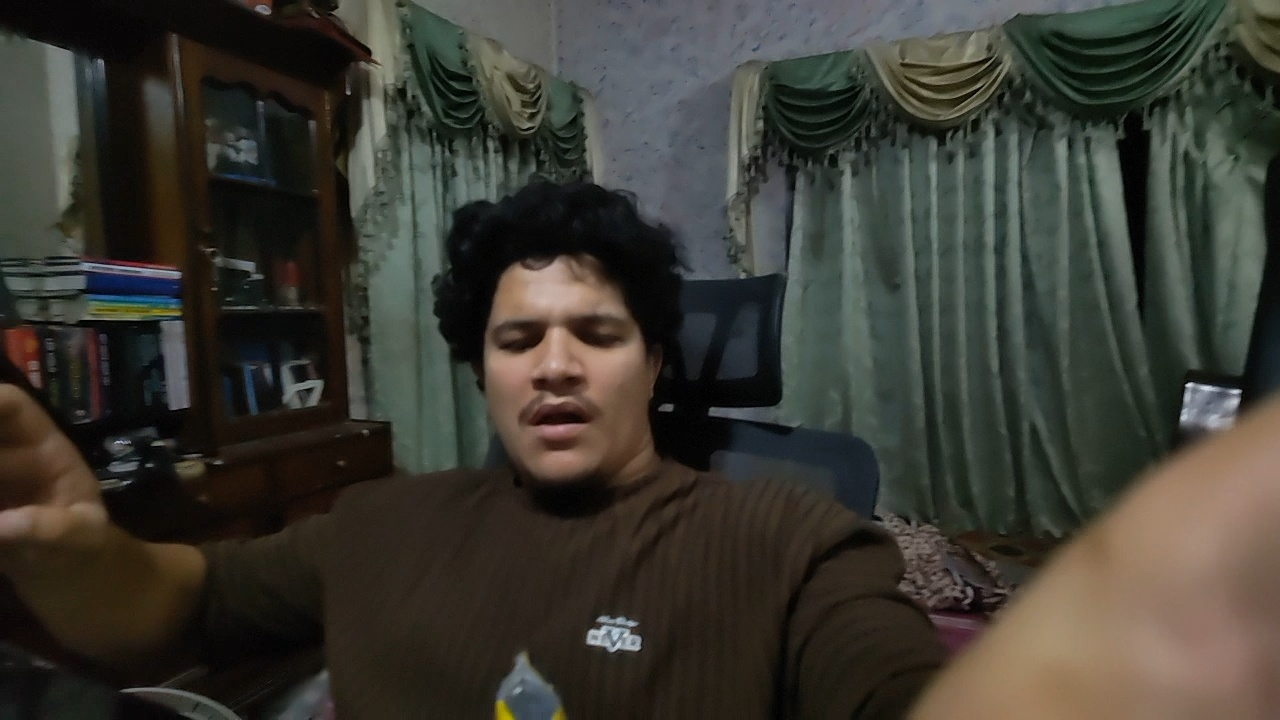
#> input picture surveillance-deep-tracking/safety_events/violation_0_PPE_2026-07-05_00-49-06.jpg, 1280 x 720 px
$ python -i shadowstrike_AI.py   (imports and definitions only)
#> lines starting #> are read from the running program, lines starting #| are printed output that depends on the picture
"""
╔══════════════════════════════════════════════════════════════╗
║          ShadowStrike AI — Next-Gen Boxing Game              ║
║  Real-body motion detection via OpenCV Optical Flow          ║
║  Requires: Python, OpenCV, NumPy, Pygame                     ║
║  No external model files needed — fully self-contained!      ║
╚══════════════════════════════════════════════════════════════╝

CONTROLS (keyboard fallback if no camera):
  SPACE / V  — Punch (or throw real punches at camera)
  Z / B      — Dodge (or sway body left/right)
  1 / 2 / 3  — Select difficulty on menu
  ENTER      — Confirm / advance
  Q / ESC    — Quit

MOTION CONTROLS (when camera is detected):
  • Throw fast arm movements toward camera → PUNCH
  • Sway body left or right              → DODGE
  • Duck / crouch                        → DUCK DODGE
"""

import cv2
import numpy as np
import pygame
import math
import time
import random
import sys
from collections import deque
from dataclasses import dataclass, field
from typing import Optional, Tuple, List, Dict

# ═══════════════════════════════════════════════════════════════
#  CONSTANTS
# ═══════════════════════════════════════════════════════════════
WIN_W, WIN_H   = 1280, 720
CAM_W, CAM_H   = 640,  480
GAME_FPS       = 60
ROUND_DURATION = 90        # seconds per round
MAX_ROUNDS     = 3

# Colours
C_BG     = (8,   12,  22)
C_RED    = (220, 50,  50)
C_BLUE   = (50,  120, 220)
C_GREEN  = (50,  200, 100)
C_YELLOW = (255, 220, 50)
C_WHITE  = (255, 255, 255)
C_ORANGE = (255, 140, 30)
C_PURPLE = (180, 60,  220)
C_CYAN   = (0,   230, 230)
C_DARK   = (15,  18,  30)
C_GREY   = (100, 100, 120)
C_FLASH  = (255, 255, 200)
C_GOLD   = (255, 200, 50)

# Stamina
STAMINA_MAX        = 100.0
STAMINA_REGEN      = 14.0    # per second
STAMINA_PUNCH_COST = 10.0
STAMINA_DODGE_COST = 8.0
COMBO_WINDOW       = 0.9     # seconds between punches to extend combo

# Motion thresholds
OPTICAL_FLOW_PUNCH_THRESH = 18.0   # magnitude threshold for punch detection
REGION_MOTION_PUNCH_THRESH = 0.08  # fraction of region pixels in motion
DODGE_CENTROID_SHIFT       = 0.07  # fraction of frame width for dodge
DODGE_DUCK_SHIFT           = 0.06  # fraction of frame height for duck


# ═══════════════════════════════════════════════════════════════
#  SOUND MANAGER  (procedurally generated — zero external files)
# ═══════════════════════════════════════════════════════════════
class SoundManager:
    # [79 lines left out: functions __init__, _synth, _gen_all, play, loop, stop, not called in this run]


# ═══════════════════════════════════════════════════════════════
#  PARTICLE SYSTEM
# ═══════════════════════════════════════════════════════════════
@dataclass
class Particle:
    x: float; y: float
    vx: float; vy: float
    life: float; max_life: float
    color: Tuple; size: float
    kind: str = "spark"   # spark | ring | streak

class ParticleSystem:
    def __init__(self):
        self.pool: List[Particle] = []

    # [54 lines left out: functions emit_hit, emit_combo, emit_dodge, emit_streak, update, draw, not called in this run]


# ═══════════════════════════════════════════════════════════════
#  FLOATING TEXT
# ═══════════════════════════════════════════════════════════════
@dataclass
class FloatText:
    text: str; x: float; y: float
    color: Tuple; life: float; max_life: float; size: int = 28

class FloatTextSystem:
    def __init__(self):
        self._cache: Dict[int, pygame.font.Font] = {}
        self.items: List[FloatText] = []

    # [4 lines left out: function _f, not called in this run]

    def add(self, text, x, y, col=C_WHITE, life=1.0, size=28):
        self.items.append(FloatText(text, x, y, col, life, life, size))

    # [16 lines left out: functions update, draw, not called in this run]


# ═══════════════════════════════════════════════════════════════
#  OPENCV MOTION TRACKER  (optical flow + background subtraction)
# ═══════════════════════════════════════════════════════════════
class MotionTracker:
    """
    Detects punches and dodges using:
    1. Lucas-Kanade optical flow on feature points
    2. Per-region motion magnitude analysis
    3. Foreground centroid tracking for dodge/duck detection
    """
    LK_PARAMS = dict(
        winSize   = (15, 15),
        maxLevel  = 2,
        criteria  = (cv2.TERM_CRITERIA_EPS | cv2.TERM_CRITERIA_COUNT, 12, 0.03)
    )
    FEAT_PARAMS = dict(maxCorners=80, qualityLevel=0.25, minDistance=8, blockSize=7)

    def __init__(self, w=CAM_W, h=CAM_H, smooth=5):
        self.w, self.h    = w, h
        self._prev_gray   = None
        self._prev_pts    = None          # LK feature points
        self._bg_sub      = cv2.createBackgroundSubtractorMOG2(
                                history=40, varThreshold=45, detectShadows=False)
        self._smooth      = smooth
        # Velocity history per zone (left, right, centre)
        self._vel_hist: Dict[str, deque] = {
            "left":   deque(maxlen=smooth),
            "right":  deque(maxlen=smooth),
            "centre": deque(maxlen=smooth),
        }
        # Centroid history for dodge detection
        self._centroid_hist: deque = deque(maxlen=12)
        self._ref_centroid: Optional[Tuple] = None
        self._calib_frames  = 0
        self.calibrated     = False

        # Smoothed outputs
        self.motion_zones: Dict[str, float] = {"left": 0., "right": 0., "centre": 0.}
        self.centroid: Optional[Tuple] = None
        self.flow_magnitude: float = 0.0
        self.body_visible: bool = False
        self._no_body_frames = 0

    # ── ZONE BOUNDARIES ────────────────────────────────────────
    def _zones(self):
        """Return ROI slices: left fist, right fist, centre torso."""
        w, h = self.w, self.h
        return {
            "right":  (slice(0,    h//2),  slice(0,    w//3)),    # right fist (camera-mirrored)
            "left":   (slice(0,    h//2),  slice(2*w//3, w)),     # left fist
            "centre": (slice(h//4, 3*h//4), slice(w//4, 3*w//4)),  # torso
        }

    # ── MAIN PROCESS ───────────────────────────────────────────
    def process(self, frame_bgr: np.ndarray) -> None:
        frame = cv2.resize(frame_bgr, (self.w, self.h))
        frame = cv2.flip(frame, 1)          # mirror so left/right match player
        gray  = cv2.cvtColor(frame, cv2.COLOR_BGR2GRAY)
        gray  = cv2.GaussianBlur(gray, (5, 5), 0)

        # Background subtraction for foreground mask
        fg_mask = self._bg_sub.apply(frame)
        fg_mask = cv2.morphologyEx(fg_mask, cv2.MORPH_OPEN,
                                   np.ones((5,5), np.uint8))

        # Check if someone is in frame
        fg_ratio = np.sum(fg_mask > 0) / (self.w * self.h)
        self.body_visible = fg_ratio > 0.04

        if self.body_visible:
            self._no_body_frames = 0
            self._update_centroid(fg_mask)
        else:
            self._no_body_frames += 1

        # Optical flow for velocity
        if self._prev_gray is not None:
            self._update_optical_flow(gray, fg_mask)
        else:
            # First frame: seed feature points
            self._prev_pts = cv2.goodFeaturesToTrack(gray, mask=None, **self.FEAT_PARAMS)

        self._prev_gray = gray.copy()

        # Zone motion from background subtraction
        zones = self._zones()
        for name, (rs, cs) in zones.items():
            region = fg_mask[rs, cs]
            ratio  = np.sum(region > 0) / max(1, region.size)
            hist   = self._vel_hist[name]
            hist.append(ratio)
            self.motion_zones[name] = float(np.mean(hist)) if hist else 0.

        # Calibrate reference centroid (1.5s after first body seen)
        if self.body_visible and not self.calibrated:
            self._calib_frames += 1
            if self._calib_frames > 45:
                self.calibrated    = True
                self._ref_centroid = self.centroid
        elif self.calibrated and self._ref_centroid and self.centroid:
            # Slowly drift reference (prevents position lock)
            rx, ry = self._ref_centroid
            cx, cy = self.centroid
            self._ref_centroid = (rx * 0.992 + cx * 0.008,
                                   ry * 0.992 + cy * 0.008)

    # [26 lines left out: function _update_optical_flow, not called in this run]

    def _update_centroid(self, fg_mask):
        m = cv2.moments(fg_mask)
        if m["m00"] > 0:
            cx = m["m10"] / m["m00"]
            cy = m["m01"] / m["m00"]
            self._centroid_hist.append((cx / self.w, cy / self.h))
            if self._centroid_hist:
                xs = [p[0] for p in self._centroid_hist]
                ys = [p[1] for p in self._centroid_hist]
                self.centroid = (sum(xs)/len(xs), sum(ys)/len(ys))

    # ── HIGH-LEVEL QUERIES ──────────────────────────────────────
    # [44 lines left out: functions punch_velocity, dodge_direction, debug_frame, not called in this run]


# ═══════════════════════════════════════════════════════════════
#  PUNCH DETECTOR
# ═══════════════════════════════════════════════════════════════
class PunchDetector:
    # [35 lines left out: functions __init__, update, not called in this run]


# ═══════════════════════════════════════════════════════════════
#  DODGE DETECTOR
# ═══════════════════════════════════════════════════════════════
class DodgeDetector:
    # [15 lines left out: functions __init__, update, not called in this run]


# ═══════════════════════════════════════════════════════════════
#  AI OPPONENT
# ═══════════════════════════════════════════════════════════════
@dataclass
class AttackPattern:
    name: str; telegraph: float; damage: int
    stamina_cost: float; dodge_window: float

class AIOpponent:
    PATTERNS = [
        AttackPattern("jab",        0.42, 8,   5,  0.28),
        AttackPattern("cross",      0.55, 13,  8,  0.34),
        AttackPattern("hook",       0.68, 17, 12,  0.44),
        AttackPattern("uppercut",   0.78, 21, 15,  0.50),
        AttackPattern("body_shot",  0.60, 11,  8,  0.34),
        AttackPattern("combo_jab",  0.32,  7,  5,  0.20),
        AttackPattern("overhand",   0.85, 24, 18,  0.55),
    ]

    # [24 lines left out: function __init__, not called in this run]

    def set_round(self, rnd: int):
        self._aggression = min(0.95, 0.30 + 0.14*self.difficulty + 0.07*rnd)
        self._react      = max(0.05, 0.35 - self.difficulty*0.07 - rnd*0.02)

    # [182 lines left out: functions update, receive_hit, draw, _draw_ko, not called in this run]

    def get_hitbox(self) -> pygame.Rect:
        return pygame.Rect(int(self.x)-62, int(self.y)-238, 124, 248)


# ═══════════════════════════════════════════════════════════════
#  PLAYER
# ═══════════════════════════════════════════════════════════════
class Player:
    # [37 lines left out: functions __init__, update, do_punch, do_dodge, receive_hit, not called in this run]


# ═══════════════════════════════════════════════════════════════
#  HUD
# ═══════════════════════════════════════════════════════════════
class HUD:
    # [59 lines left out: functions __init__, _bar, draw, not called in this run]


# ═══════════════════════════════════════════════════════════════
#  SLOW-MO REPLAY
# ═══════════════════════════════════════════════════════════════
class ReplaySystem:
    # [6 lines left out: function __init__, not called in this run]

    def record(self, surf: pygame.Surface):
        t = pygame.transform.scale(surf, (WIN_W//4, WIN_H//4))
        self._buf.append(t.copy())

    # [20 lines left out: functions trigger, update_draw, not called in this run]


# ═══════════════════════════════════════════════════════════════
#  ARENA
# ═══════════════════════════════════════════════════════════════
class Arena:
    def __init__(self):
        self._bg = self._build()

    # [28 lines left out: functions _build, draw, not called in this run]


# ═══════════════════════════════════════════════════════════════
#  SCREEN STATES
# ═══════════════════════════════════════════════════════════════
class S:
    MENU      = "menu"
    FIGHTING  = "fighting"
    ROUND_END = "round_end"
    GAME_OVER = "game_over"


# ═══════════════════════════════════════════════════════════════
#  MAIN GAME
# ═══════════════════════════════════════════════════════════════
class ShadowStrikeAI:
    # [436 lines left out: functions __init__, _try_camera, _read_camera, _init_round, _kb_inputs, _update_fight and 9 more, not called in this run]


# ═══════════════════════════════════════════════════════════════
#  ENTRY POINT
# ═══════════════════════════════════════════════════════════════
# [18 lines not run here, left out]

>>> import cv2
>>> picture = cv2.imread('../surveillance-deep-tracking/safety_events/violation_0_PPE_2026-07-05_00-49-06.jpg')
#> picture is the input picture: shape (720, 1280, 3); mean B, G, R 50.2, 58, 59.4
>>> result = MotionTracker().process(picture)
#> in process, `frame = cv2.resize(frame_bgr, (self.w, self.h))`:
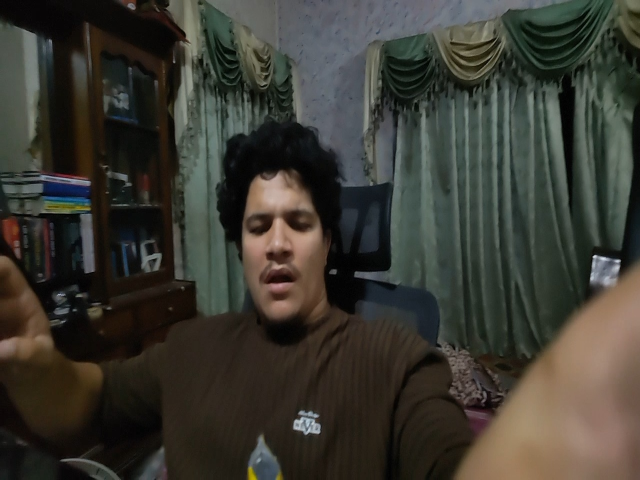
#> frame: shape (480, 640, 3); mean B, G, R 50.1, 58, 59.4
#> in process, `frame = cv2.flip(frame, 1)`:
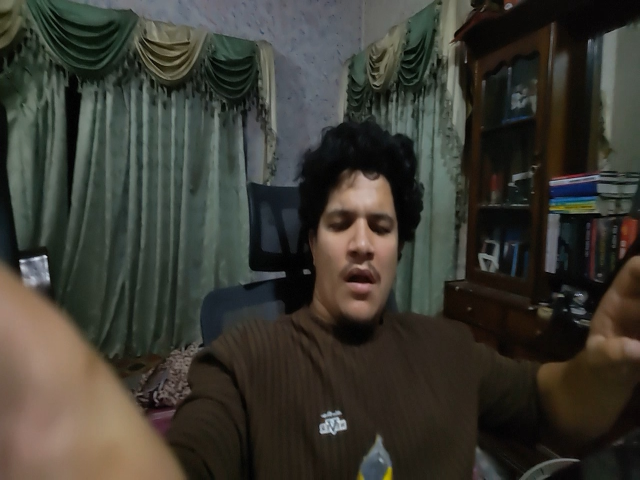
#> frame: shape (480, 640, 3); mean B, G, R 50.1, 58, 59.4
#> in process, `gray  = cv2.cvtColor(frame, cv2.COLOR_BGR2GRAY)`:
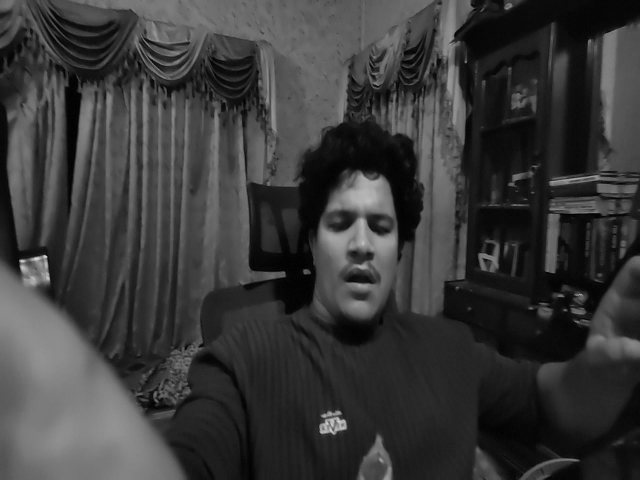
#> gray: shape (480, 640); min 0, max 220, mean 57.5
#> in process, `fg_ratio = np.sum(fg_mask > 0) / (self.w * self.h)`: fg_ratio = 1
#> in process, `self.body_visible = fg_ratio > 0.04`: self.body_visible = True
#> in _update_centroid, `m = cv2.moments(fg_mask)`: m = moments, m00 78336000, centre m10/m00, m01/m00 = (319.5, 239.5)
#> in _update_centroid, `cx = m["m10"] / m["m00"]`: cx = 319.5
#> in _update_centroid, `cy = m["m01"] / m["m00"]`: cy = 239.5
#> in process, `self._prev_pts = cv2.goodFeaturesToTrack(gray, mask=None, **self.FEAT_..`: self._prev_pts = 16 rows, first 8: [21, 261], [44, 257], [322, 431], [344, 427], [338, 414], [323, 417], [550, 183], [334, 431]
#> after the loop in process, `for name, (rs, cs) in zones.items():`: self.motion_zones = {'left': 1, 'right': 1, 'centre': 1}

$ run again, on surveillance-deep-tracking/safety_events/violation_10_PPE_2026-07-05_00-49-55.jpg
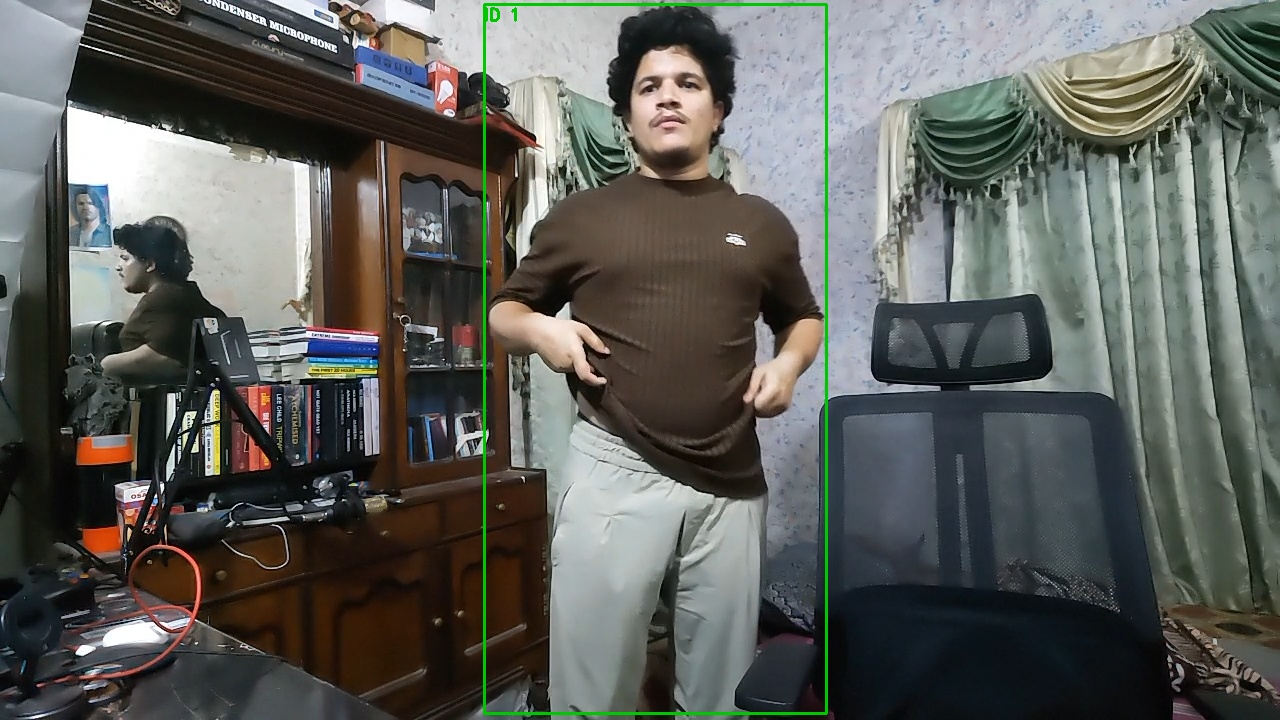
#> input picture surveillance-deep-tracking/safety_events/violation_10_PPE_2026-07-05_00-49-55.jpg, 1280 x 720 px
#> picture is the input picture: shape (720, 1280, 3); mean B, G, R 90.1, 94.5, 92.9
#> in process, `frame = cv2.resize(frame_bgr, (self.w, self.h))`:
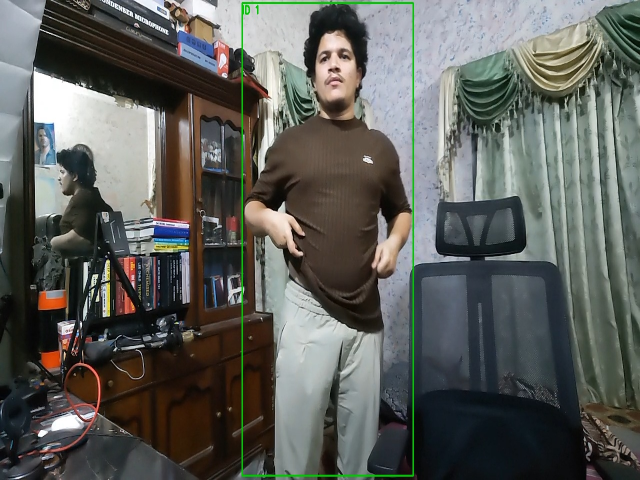
#> frame: shape (480, 640, 3); mean B, G, R 90.1, 94.5, 92.9
#> in process, `gray  = cv2.cvtColor(frame, cv2.COLOR_BGR2GRAY)`:
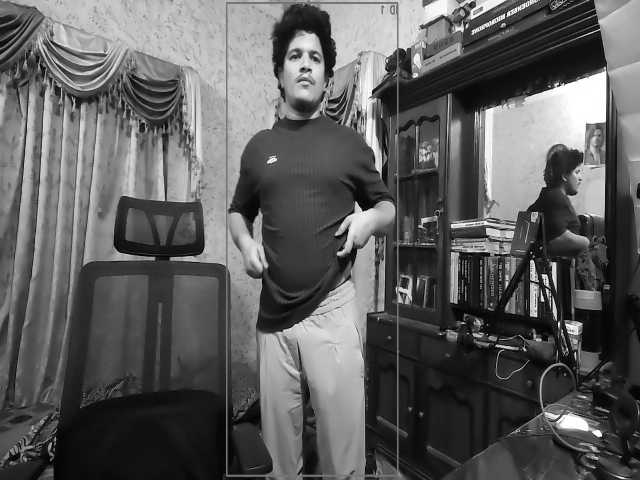
#> gray: shape (480, 640); min 0, max 255, mean 93.5
#> fg_mask: shape (480, 640); every value is 255
#> fg_ratio = 1
#> self.body_visible = True
#> m = moments, m00 78336000, centre m10/m00, m01/m00 = (319.5, 239.5)
#> cx = 319.5
#> cy = 239.5
#> self._prev_pts = 70 rows, first 8: [599, 434], [534, 314], [553, 264], [532, 283], [544, 275], [580, 324], [567, 323], [414, 75]
#> after the loop in process, `for name, (rs, cs) in zones.items():`: self.motion_zones = {'left': 1, 'right': 1, 'centre': 1}
